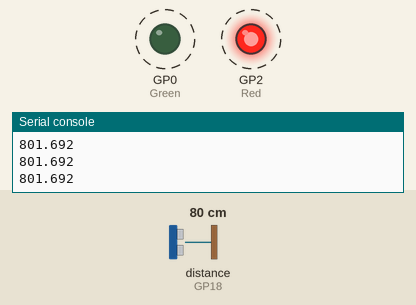
Simulated run of this program. Board: Raspberry Pi Pico running MicroPython. Parts: output pins drawn as LEDs (lit = HIGH), the last lines printed to the serial console. Dashed ring = blinking. The inputs (shaded band) are chosen by the test bench; at power-on: distance to the obstacle (sensor on GP18) 80 cm. The echo pulse lasts 58.3 µs per cm; the interpreter's speed is modelled, so counts of loop turns are approximate; pins used as bus, display or sensor lines are not drawn.

Above: at 1.2 s.
1.3 s: distance to the obstacle (sensor on GP18) set to 94 cm
At 2.1 s:
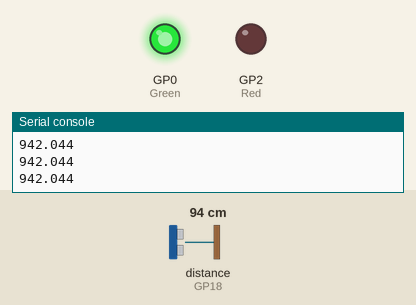
2.8 s: distance to the obstacle (sensor on GP18) set to 2 cm
At 3.06 s:
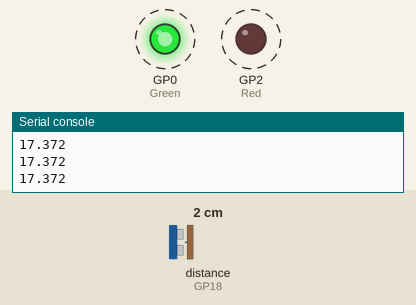
5.8 s: distance to the obstacle (sensor on GP18) set to 120 cm
At 6.9 s:
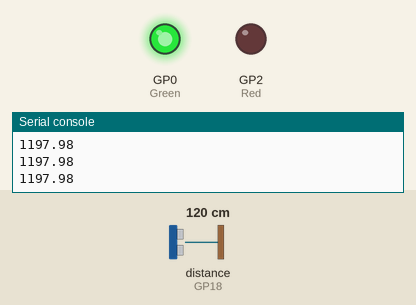
7.3 s: distance to the obstacle (sensor on GP18) set to 4 cm
At 7.55 s:
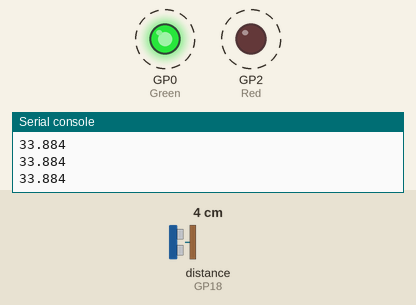
Timing chart, 0 to 11.3 s (numbered marks = the images above; inputs shaded):
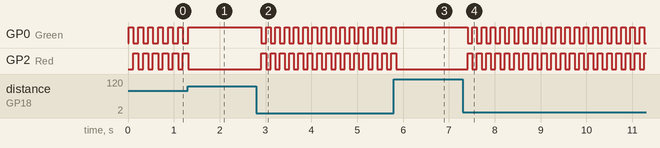

Measured:
- the behaviour switches between 89 and 90 cm on distance to the obstacle (sensor on GP18) (found by bisection; images 0 and 1)
- after the input at 1.3 s, GP0 (Green): goes on until 1.3 s, then stays HIGH; GP2 (Red): goes on until 1.3 s, then stays LOW
- after the input at 2.8 s, GP0 (Green), GP2 (Red): alternates HIGH for 0.10 s and LOW for 0.10 s, starting after 0.11 s
- after the input at 5.8 s, GP0 (Green): goes on until 5.9 s, then stays HIGH; GP2 (Red): goes on until 5.9 s, then stays LOW
- after the input at 7.3 s, GP0 (Green), GP2 (Red): alternates HIGH for 0.10 s and LOW for 0.10 s, starting after 0.11 s
- by itself, GP0 (Green): alternates HIGH for 0.10 s and LOW for 0.12 s
- by itself, GP2 (Red): alternates HIGH for 0.12 s and LOW for 0.10 s

The program:

Ultrasonictrial1.py
```python
from machine import Pin
import utime
from time import sleep
trig= Pin(5,Pin.OUT)
echo= Pin(18,Pin.IN, Pin.PULL_DOWN)
Green = Pin(0,Pin.OUT)
Red = Pin(2,Pin.OUT)
def checkdistance():
    Speedofsound=0.344
    trig.low()
    utime.sleep_us(20)
    trig.high()
    utime.sleep_us(10)
    trig.low()
    exitLoop = False
    loopcount = 0
    while echo.value() == 0 and exitLoop==False:
        loopcount = loopcount+1
        delaytime=utime.ticks_us()

        if loopcount > 300000 : exitLoop ==True
    while echo.value()==1 and exitLoop==False:
        loopcount=loopcount+1
        receivetime=utime.ticks_us()
        if loopcount > 300000:exitLoop==True
    if exitLoop==True:
        return 0

    else:
        distance = ((receivetime-delaytime)* Speedofsound)/2
        return distance
while True:
    distance = checkdistance()
    print(distance)
    if checkdistance() < 900:
            print(distance)
            Green.on()
            Red.off()
            sleep(.1)
            Green.off()
            Red.on()
            sleep(.1)
    if checkdistance() > 900:
        print(distance)
        Green.on()
        Red.off()


                   
```
